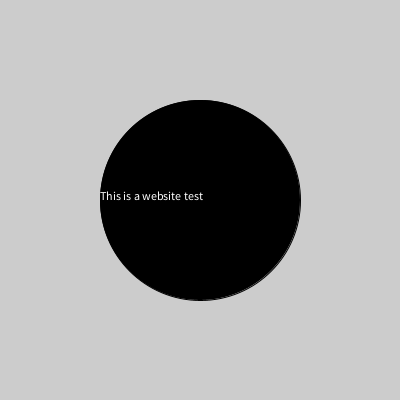
Frame 1 (no input)
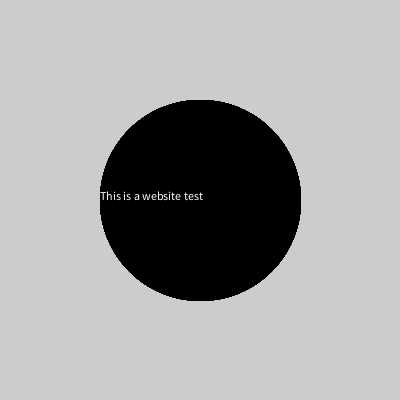
Frame 60 (the mouse pressed at the canvas centre just before this capture)
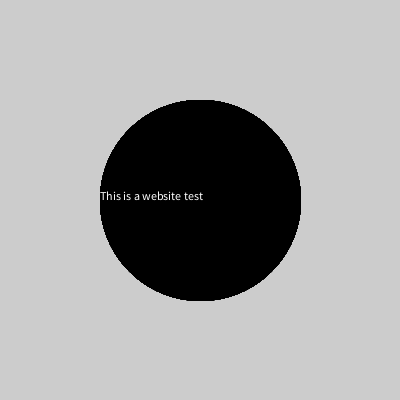
Frame 120 (the mouse held since frame 60 and released just before this capture)

The Processing sketch that drew these frames (run headless with seeded random() and noise(); from frame 60 on, the mouse is pressed at the canvas centre):

// Processing sketch: processing_88007
// ── processing_88007.pde

void setup()
{
size(400,400);
smooth()
}

void draw()
{
fill(0);
ellipse(200,200,200,200);
fill(255);
text("This is a website test",100,200);

}
